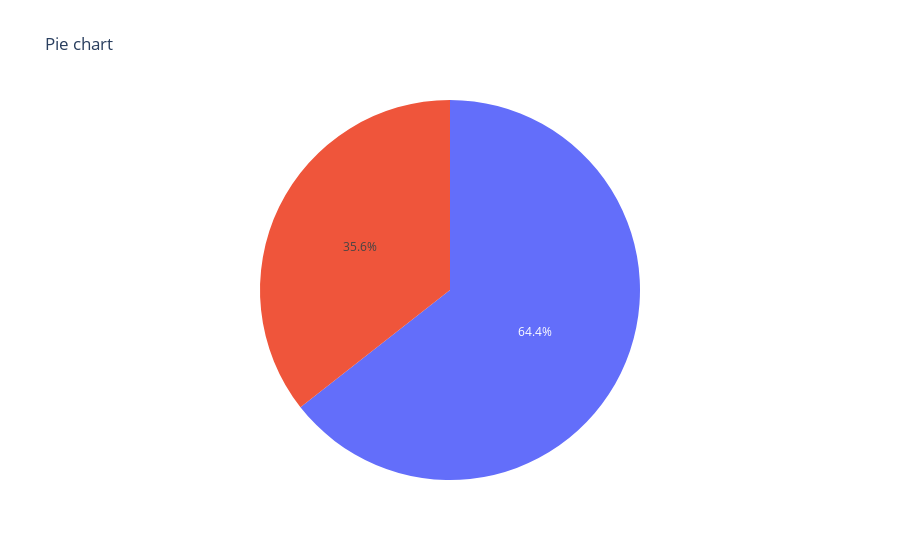

Here is the notebook cell this chart was saved with:
### Code cell
x=df['online_order'].value_counts()

fig = px.pie(values=x, title='Pie chart')
fig.show()

### Figure 1 — Plotly figure (JSON) as saved in the notebook; plotly's stock layout.template omitted (floating-point values rounded to 4 significant figures)
{"data": [{"domain": {"x": [0, 1], "y": [0, 1]}, "hovertemplate": "value=%{value}<extra></extra>", "legendgroup": "", "name": "", "showlegend": false, "type": "pie", "values": [28308, 15634]}], "layout": {"legend": {"tracegroupgap": 0}, "title": {"text": "Pie chart"}}}
